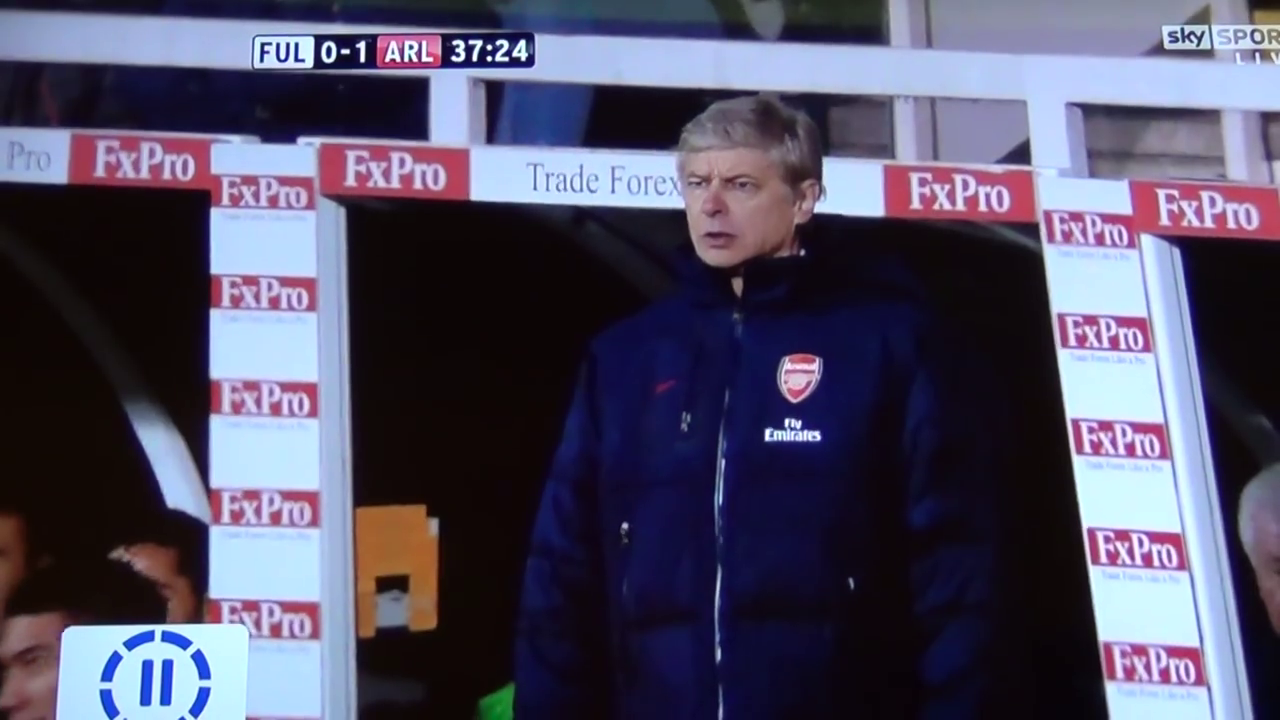
#> input picture frame 26 of assets/input_demo.mp4, 1280 x 720 px
$ python face_detection.py
#> lines starting #> are read from the running program, lines starting #| are printed output that depends on the picture; after the words box and inside, x2 and y2 are one past the last pixel; in counts of white or black regions, pixels touching at a corner belong together
import cv2

# Load the classifier from the file: https://docs.opencv.org/3.4/db/d28/tutorial_cascade_classifier.html
face_cascade = cv2.CascadeClassifier(cv2.data.haarcascades + 'haarcascade_frontalface_default.xml')

# Read the input video
video_capture = cv2.VideoCapture('assets/input_demo.mp4')
# Nicola viciado em futebol kkkkkk

if not video_capture.isOpened():
    print('Error opening video capture')
    exit(1)

# Define the codec and create VideoWriter object: https://docs.opencv.org/3.4/dd/d9e/classcv_1_1VideoWriter.html
'''
(*'mp4v') -> MPEG-4 Part 14 codec
'''
fourcc = cv2.VideoWriter_fourcc(*'mp4v')

'''
video_capture.get(3) -> Width of the frames in the video stream.
video_capture.get(4) -> Height of the frames in the video stream.
30.0 -> FPS
'''
video_output = cv2.VideoWriter('output/output_demo.mp4', fourcc, 30.0, (int(video_capture.get(3)), int(video_capture.get(4))))

while True:
    # Capture frame-by-frame
    ret, frame = video_capture.read()
#> frame is the input picture: shape (720, 1280, 3); mean B, G, R 99.3, 77.1, 80.4
    if not ret:  # If video ends
        break

    # Operate with the frame on gray scale
    gray = cv2.cvtColor(frame, cv2.COLOR_BGR2GRAY)
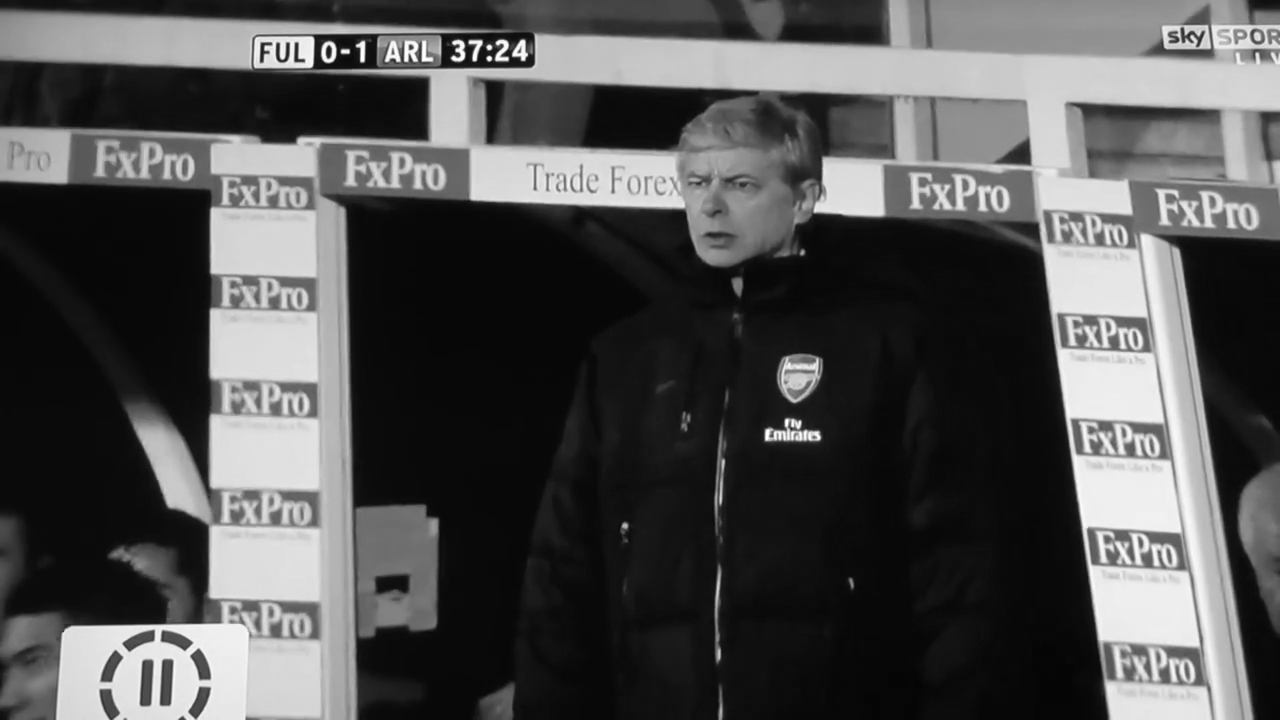
#> gray: shape (720, 1280); min 4, max 255, mean 80.6

    # Detect faces in the frame with the classifier
    '''
    All the values of the parameters are manually adjusted to get the best results on the demo video...
    '''
    faces = face_cascade.detectMultiScale(gray, scaleFactor=1.1, minNeighbors=10, minSize=(50, 50), maxSize=(120, 120))
#> faces = [[675, 151, 81, 81]]

    # Draw a rectangle around the faces detected
    for (x, y, w, h) in faces:
        cv2.rectangle(frame, (x, y), (x+w, y+h), (0, 255, 0), 2)
        cv2.putText(frame, 'Face', (x, y-10), cv2.FONT_HERSHEY_SIMPLEX, 0.9, (0, 255, 0), 2)
#> this loop made 1 pass
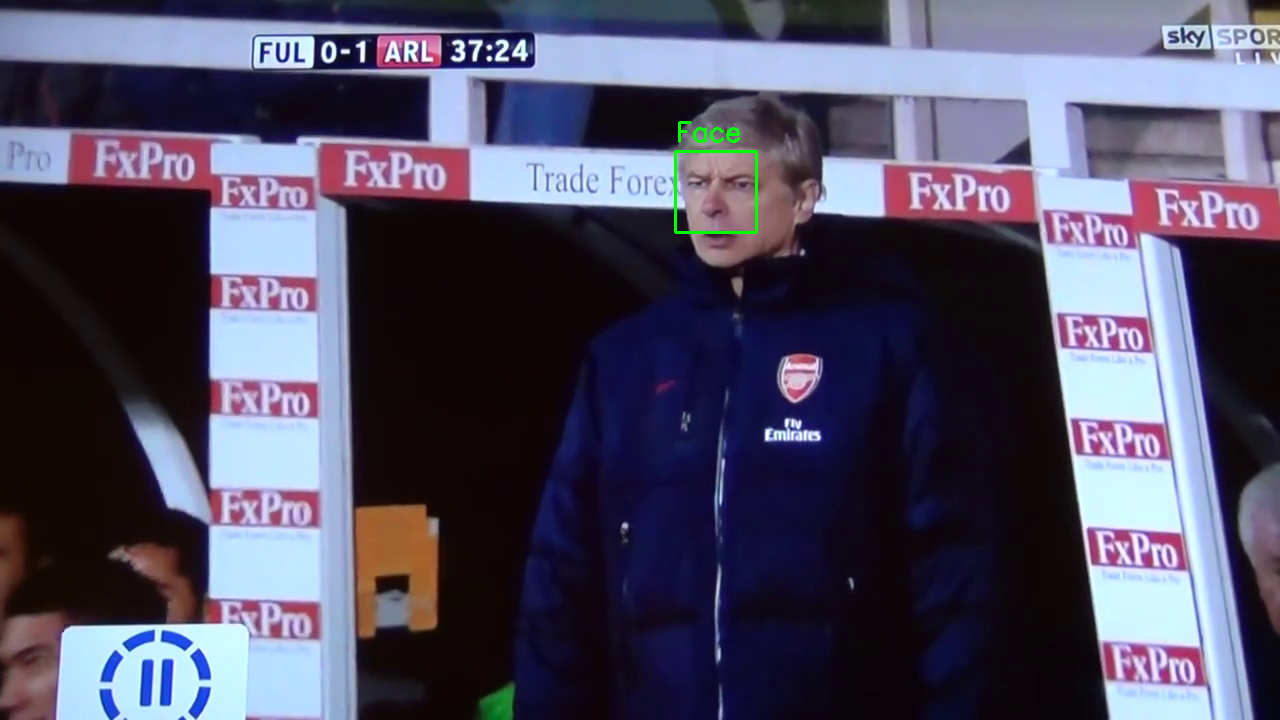
#> frame: shape (720, 1280, 3); 0.16% of pixels changed, all inside (x1, y1, x2, y2) = (674, 121, 758, 234)

    # Show the frame
    cv2.imshow('Demo video', frame)

    # Write the frame into the output video
    video_output.write(frame)

    # Press 'q' to quit
    if cv2.waitKey(1) & 0xFF == ord('q'):
#> (key q is pressed here)
        break

# Release the capture and output
video_capture.release()
video_output.release()

# Close all the windows
cv2.destroyAllWindows()

$ run again, starting later in the video
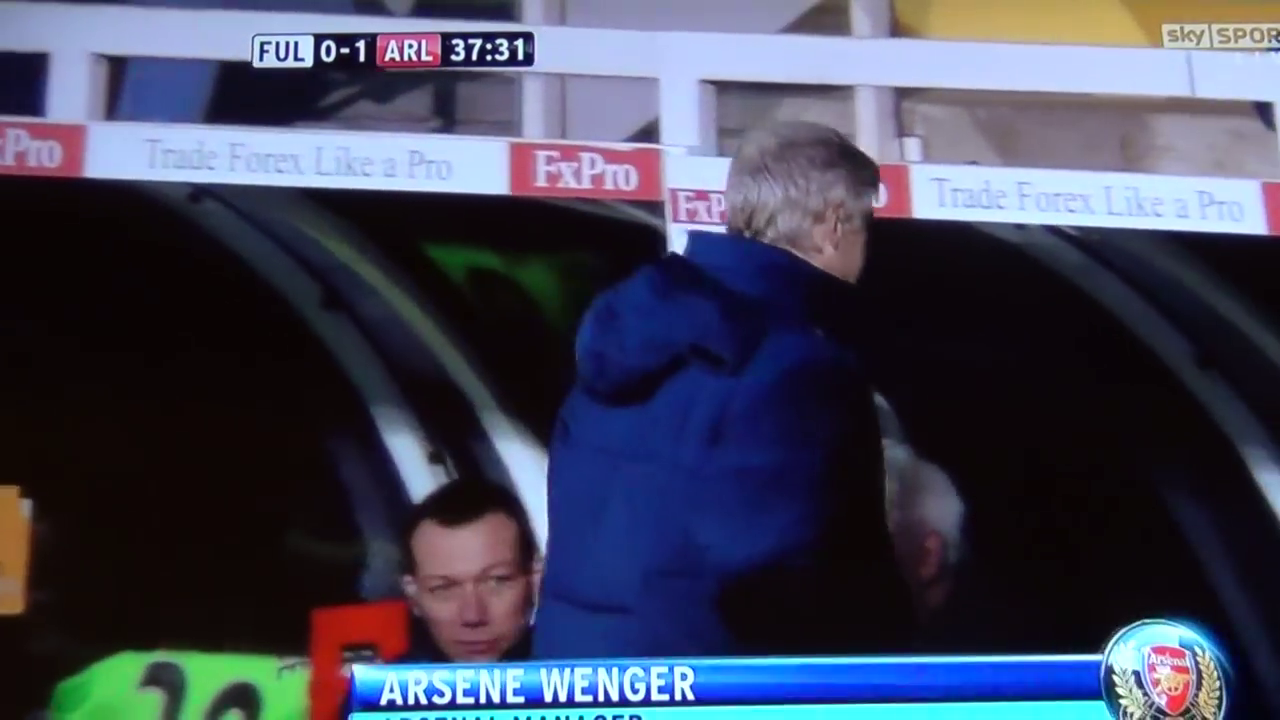
#> input picture frame 208 of assets/input_demo.mp4, 1280 x 720 px
#> frame is the input picture: shape (720, 1280, 3); mean B, G, R 88.1, 68.3, 65.2
#> `gray = cv2.cvtColor(frame, cv2.COLOR_BGR2GRAY)`:
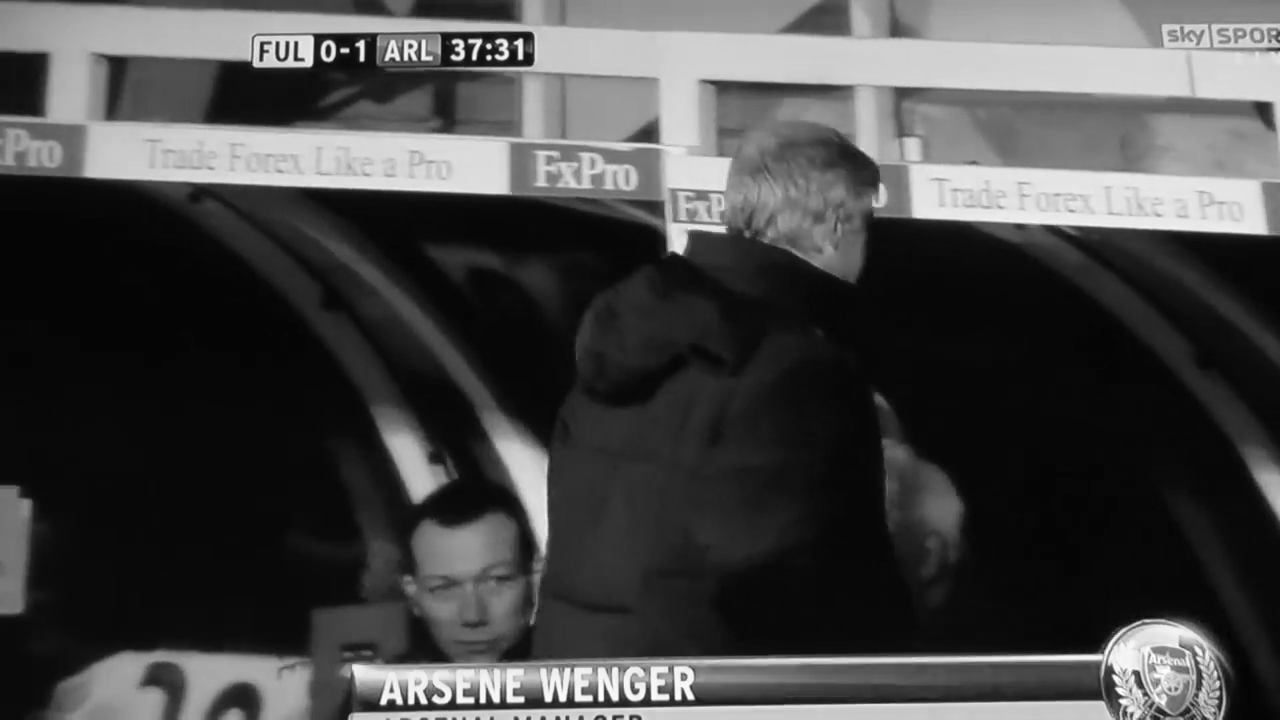
#> gray: shape (720, 1280); min 2, max 255, mean 69.6
#> faces = [[419, 545, 104, 104]]
#> the loop `for (x, y, w, h) in faces:` made 1 pass
#> after the loop `for (x, y, w, h) in faces:`:
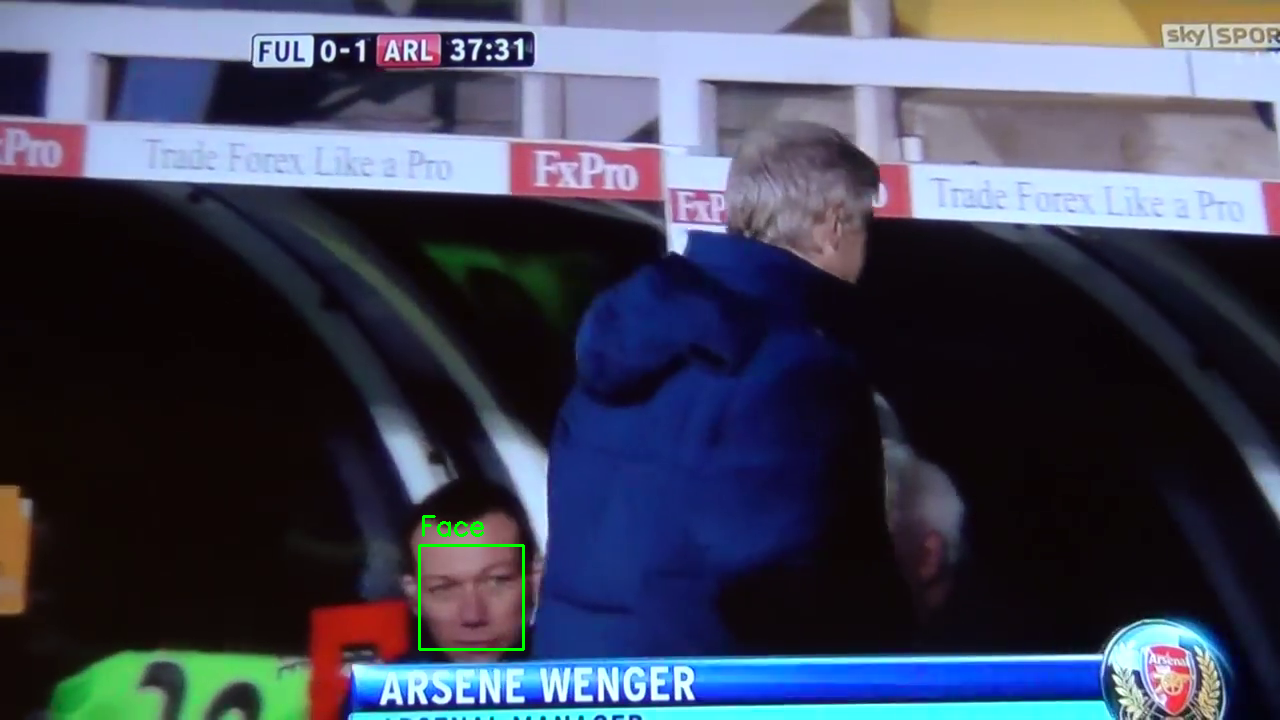
#> frame: shape (720, 1280, 3); 0.19% of pixels changed, all inside (x1, y1, x2, y2) = (418, 515, 525, 651)
